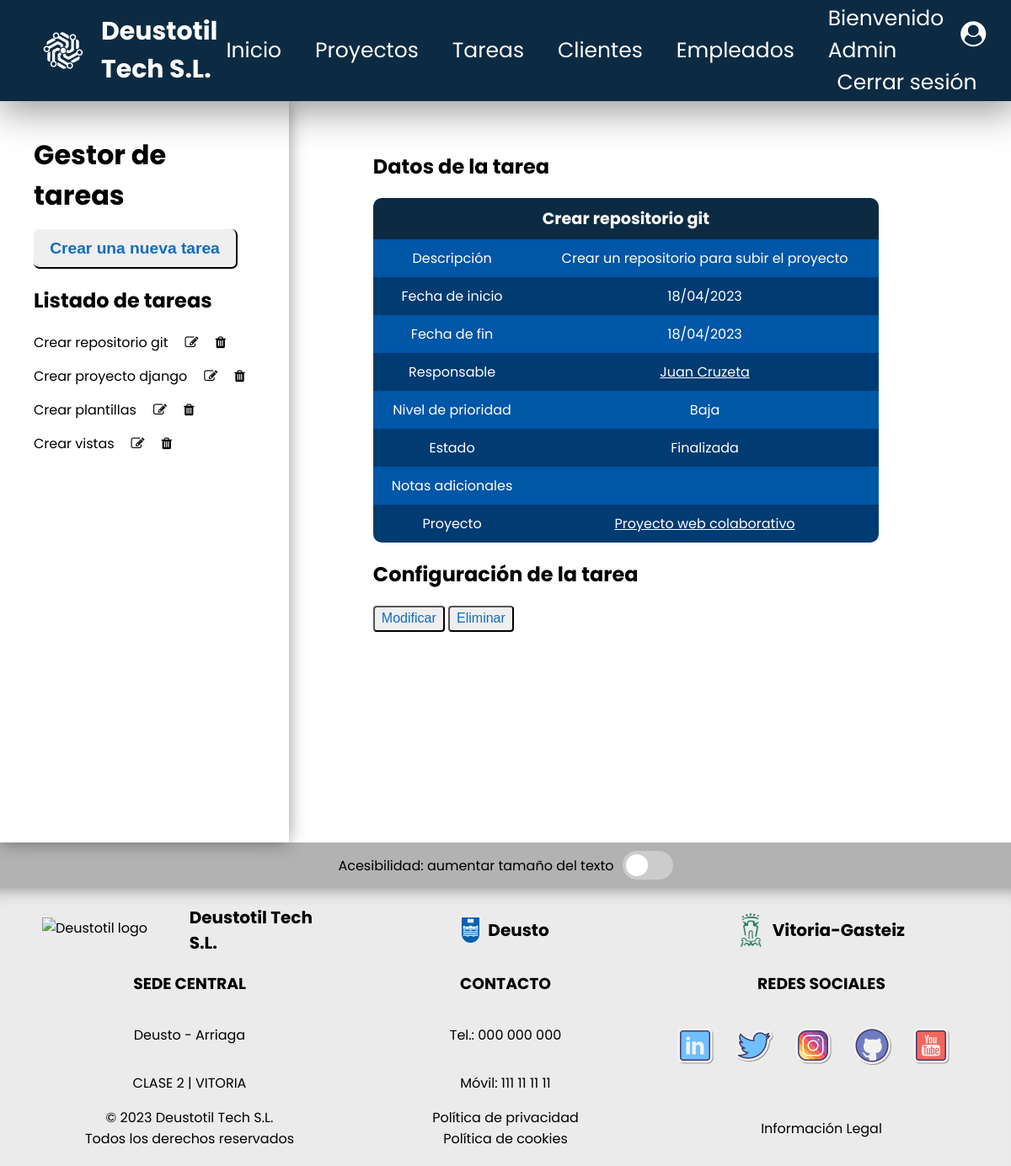
Page /appProyectos/tareas/1 (signed in) on the committed database.
### appProyectos/models.py (models this page shows, shortened)
class Tarea(models.Model):
    nombre = models.CharField(max_length=155)
    descripcion = models.CharField(max_length=255)
    fecha_inicio = models.DateField()
    fecha_fin = models.DateField()
    responsable = models.ForeignKey(Empleado, on_delete=models.CASCADE)
    prioridad = models.ForeignKey(Prioridad, on_delete=models.CASCADE)
    estado = models.ForeignKey(Estado, on_delete=models.CASCADE)
    notas = models.CharField(blank=True, max_length=255)
    proyecto = models.ForeignKey(Proyecto, on_delete=models.CASCADE)

class Empleado(models.Model):
    dni = models.CharField(max_length=9)
    nombre = models.CharField(max_length=155)
    apellido = models.CharField(max_length=155)
    email = models.EmailField(max_length=155)
    telefono = models.IntegerField()
    def __str__(self):
        return f"{self.nombre} {self.apellido}"

class Prioridad(models.Model):
    nombre = models.CharField(max_length=155)
    def __str__(self):
        return self.nombre

class Estado(models.Model):
    nombre = models.CharField(max_length=155)
    def __str__(self):
        return self.nombre

class Proyecto(models.Model):
    nombre = models.CharField(max_length=155)
    descripcion = models.CharField(max_length=255)
    fecha_inicio = models.DateField()
    fecha_fin = models.DateField()
    presupuesto = models.FloatField()
    cliente = models.ForeignKey(Cliente, on_delete=models.CASCADE)
    responsable = models.ForeignKey(Empleado, on_delete=models.CASCADE)
    def __str__(self):
        return self.nombre

### appProyectos/views.py (the view)
# urls.py: path('tareas/<int:pk>', views.TareaDetailView.as_view(), name='tarea'),
class TareaDetailView(LoginRequiredMixin, DetailView):
    model = Tarea
    def get_context_data(self, **kwargs):
        context = super().get_context_data(**kwargs)
        context['tarea_list'] = Tarea.objects.order_by('id')
        return context

### appProyectos/templates/appProyectos/tarea_detail.html (shortened to what this page needs)
{% extends "appProyectos/tarea_list.html" %}
{% block vista %}
    <h2>Datos de la tarea</h2>
    {% if tarea %}
        <table>
            <thead>
                <tr>
                    <th colspan="2">{{ tarea.nombre }}</th>
                </tr>
            </thead>
            <tbody>
                <tr>
                    <td>Descripción</td>
                    <td>{{ tarea.descripcion }}</td>
                </tr>
                <tr>
                    <td>Fecha de inicio</td>
                    <td>{{ tarea.fecha_inicio|date:"d/m/Y" }}</td>
                </tr>
                <tr>
                    <td>
                        Fecha de fin
                        <br>
                    </td>
                    <td>{{ tarea.fecha_fin|date:"d/m/Y" }}</td>
                </tr>
                <tr>
                    <td>Responsable</td>
                    <td>
                        <a href="{% url 'empleado' tarea.responsable.id %}">{{ tarea.responsable }}</a>
                    </td>
                </tr>
                <tr>
                    <td>Nivel de prioridad</td>
                    <td>{{ tarea.prioridad }}</td>
                </tr>
                <tr>
                    <td>Estado</td>
                    <td>{{ tarea.estado }}</td>
                </tr>
                <tr>
                    <td>Notas adicionales</td>
                    <td>{{ tarea.notas }}</td>
                </tr>
                <tr>
                    <td>Proyecto</td>
                    <td>
                        <a href="{% url 'proyecto' tarea.proyecto.id %}">{{ tarea.proyecto }}</a>
                    </td>
                </tr>
            </tbody>
        </table>
        <h2>Configuración de la tarea</h2>
        <a href="{% url 'modificar tarea' tarea.id %}" class="button">
            <input class="button-small" type="button" value="Modificar">
        </a>
        <a href="{% url 'borrar tarea' tarea.id %}" class="button">
            <input class="button-small" type="button" value="Eliminar">
        </a>
    {% else %}
        <p>No existe esta tarea.</p>
    {% endif %}
{% endblock vista %}

### appProyectos/templates/appProyectos/tarea_list.html (shortened to what this page needs)
{% extends "base.html" %}
{% block contenido %}
<div id="container-main">
    <aside>
        <div>
            <h1>Gestor de tareas</h1>
        </div>
        <div>
            <a href="{% url 'registrar tarea' %}" class="button">
                <input class="button-big" type="button" value="Crear una nueva tarea">
            </a>
        </div>
        <div>
            <h2>Listado de tareas</h2>
            <nav>
            {% if tarea_list %}
            {% for t in tarea_list %}
            <div>
                <a href="{% url 'tarea' t.id %}">{{ t.nombre }}</a>
                <a href="{% url 'modificar tarea' t.id %}">
                    <i class="fa fa-pencil-square-o" aria-hidden="true"></i>
                </a>
                <a href="{% url 'borrar tarea' t.id %}">
                    <i class="fa fa-trash" aria-hidden="true"></i>
                </a>
            </div>
            {% endfor %}
            {% else %}
            <p>No hay tareas creadas.</p>
            {% endif %}
            </nav>
        </div>
    </aside>
    <section>
        {% block vista %}{% endblock vista %}
    </section>
</div>
{% endblock contenido %}

### appProyectos/templates/base.html (shortened to what this page needs)
{% load static %}
<!DOCTYPE html>
<html lang="es">
<head>
    <link rel="stylesheet" href="{% static 'css/styles.css' %}?v=3.1">
    <link rel="stylesheet" href="https://cdnjs.cloudflare.com/ajax/libs/font-awesome/4.7.0/css/font-awesome.min.css">
</head>
<body>
    <header id="header-principal">
        <div>
            <a href="{% url 'index' 0 %}">
                <img src="{% static 'images/logo-white.png' %}" alt="Deustotil logo blue" />
                <span>Deustotil Tech S.L.</span>
            </a>
        </div>
        <nav>
            <ul>
                {% if request.user.is_authenticated %}
                <li>
                    <a href="{% url 'index' 0 %}">Inicio</a>
                </li>
                <li>
                    <a href="{% url 'index proyectos' %}">Proyectos</a>
                </li>
                <li>
                    <a href="{% url 'index tareas' %}">Tareas</a>
                </li>
                <li>
                    <a href="{% url 'index clientes' %}">Clientes</a>
                </li>
                <li>
                    <a href="{% url 'index empleados' %}">Empleados</a>
                </li>
                <div id="header-cuenta">
                <li>
                    <a href="{% url 'user' %}">Bienvenido {{ request.user | title }} <span><i class="fa fa-user-circle" aria-hidden="true"></i></span></a>
                </li>
                <li>
                    <a href="{% url 'logout' %}" class="btn btn-outline">Cerrar sesión</a>
                </li>
                </div>
	            {% endif %}
            </ul>
        </nav>
    </header>
    <main>
        {% block contenido %}
        {% endblock contenido %}
        <div id="accessibility-panel">
            <label for="switch-accessibility">Acesibilidad: aumentar tamaño del texto</label>
            <label class="switch">
                <span class="slider"></span>
            </label>
        </div>
    </main>
    <footer id="footer-principal">
        <div class="container-footer">
            <div class="item1-footer">
                <img src="{% static 'images/logo.png' %}" alt="Deustotil logo white">
                <span>Deustotil Tech S.L.</span>
            </div>
            <div class="item1-footer">
                <img src="{% static 'images/deusto-logo.png' %}" alt="Deusto logo">
                <span>Deusto</span>
            </div>
            <div class="item1-footer">
                <img id="logo-img-footer" src="{% static 'images/vitoria-logo.png' %}" alt="Vitoria-Gasteiz">
                <span >Vitoria-Gasteiz</span>
            </div>
        </div>
        <div class="container-footer">
            <div class="item2-footer">
                <h3>SEDE CENTRAL</h3>
                <p>Deusto - Arriaga</p>
                <p>CLASE 2 | VITORIA</p>
            </div>
            <div class="item2-footer">
                <h3>CONTACTO</h3>
                <a class="link-block" href="tel:000 000 000">
                    <p>Tel.: 000 000 000</p>
                </a>
                <a class="link-block" href="tel:111 111 111">
                    <p>Móvil: 111 11 11 11</p>
                </a>
            </div>
            <div class="item2-footer">
                <h3>REDES SOCIALES</h3>
                <div>
                    <ul>
                        <li>
                            <a href="">
                                <img src="{% static 'images/linkedin-logo.png' %}" alt="logo linkedin">
                            </a>
                        </li>
                        <li>
                            <a href="">
                                <img src="{% static 'images/twitter-logo.png' %}" alt="logo twitter">
                            </a>
                        </li>
                        <li>
                            <a href="">
                                <img src="{% static 'images/instagram-logo.png' %}" alt="logo instagram">
                            </a>
                        </li>
                        <li>
                            <a href="https://github.com/MauricioTS15/proyectoColaborativo">
                                <img src="{% static 'images/github-logo.png' %}" alt="logo github">
                            </a>
                        </li>
                        <li>
                            <a href="">
                                <img src="{% static 'images/youtube-logo.png' %}" alt="logo youtube">
                            </a>
                        </li>
                    </ul>
                </div>
            </div>
        </div>
        <div class="container-footer">
            <div class="item3-footer">
                <span>© 2023 Deustotil Tech S.L.</span>
                <span>Todos los derechos reservados</span>
            </div>
            <div class="item3-footer">
                <a class="link-block" href="">
                    <span>Política de privacidad</span>
                </a>
                <a class="link-block" href="">
                    <span>Política de cookies</span>
                </a>
            </div>
            <div class="item3-footer">
                <a class="link-block" href="">
                    <span>Información Legal</span>
                </a>
            </div>
        </div>
    </footer>
</body>
</html>

### appProyectos/static/css/styles.css (style rules this page uses)
#header-principal { position: fixed; background-color: #0C2B43; display: flex; width: 100%; justify-content: space-between; height: 120px; align-items: center; box-shadow: 4px 7px 45px 5px rgba(0, 0, 0, 0.4); }
#header-principal div { display: flex; align-items: center; }
#header-principal div a { display: flex; align-items: center; text-decoration: none; }
#header-principal div a img { display: flex; align-items: center; margin-left: 50px; height: 50px; }
#header-principal div a span { font-size: 30px; color: white; font-weight: bold; margin-left: 20px; }
#header-principal nav { font-size: 25px; cursor: pointer; margin-right: 50px; }
#header-principal nav ul { display: flex; list-style: none; align-items: center; }
#header-principal nav ul li { margin: 0 20px; }
#header-principal nav ul li a { color: white; text-decoration: none; }
#header-cuenta { display: flex; flex-direction: column; }
#footer-principal { background-color: rgb(235, 235, 235); margin: 0; width: 100%; box-shadow: 0 20px 20px -20px rgba(0, 0, 0, 0.45) inset; padding-top: 20px; padding-bottom: 20px; }
.container-footer { display: flex; justify-content: space-between; margin-left: 50px; margin-right: 50px; }
.item1-footer { display: flex; align-items: center; justify-content: center; width: 350px; }
.item1-footer img { height: 30px; }
.item1-footer span { font-size: 20px; font-weight: bold; margin-left: 10px; }
#logo-img-footer { height: 60px; }
.item2-footer { display: flex; flex-direction: column; align-items: center; width: 350px; }
.item2-footer ul { display: flex; padding-left: 0; }
.item2-footer ul li { display: flex; margin-right: 20px; }
.item2-footer ul li img { width: 50px; transition: transform .1s; }
.item3-footer { display: flex; width: 350px; flex-direction: column; justify-content: center; align-items: center; }
.link-block { text-decoration: none; color: black; }
body { font-family: 'Poppins', sans-serif; margin: 0 auto; }
main { padding-top: 120px; }
img { max-width: 100%; }
h1 { margin: 0 auto; }
.button { text-decoration: none; }
.button-big { border-radius: 7px; border-top: none; border-left: none; padding: 0.6em 1em; font-size: larger; font-weight: bold; color: rgb(17, 108, 194); transition: transform .1s; }
.button-small { border-radius: 4px; padding: 0.3em 0.5em; font-size: medium; color: rgb(17, 108, 194); transition: transform .1s; }
#container-main { display: flex; }
#container-main aside { padding: 40px; width: 28%; height: 100vh; box-shadow: 0px 0px 20px -1px rgba(0, 0, 0, 0.45); }
#container-main aside h1 { font-size: 2em; margin-bottom: 0.5em; }
#container-main aside nav div { display: flex; flex-direction: row; }
#container-main aside nav div a { display: flex; text-decoration: none; color: black; margin-bottom: 15px; margin-right: 10px; }
#container-main aside nav div i { display: flex; align-items: center; margin-left: 10px; background-color: white; }
#container-main section { padding: 40px 100px; width: 70%; }
#accessibility-panel { background-color: rgb(178 178 178); padding: 10px; display: flex; justify-content: center; align-items: center; gap: 10px; }
.switch { position: relative; display: inline-block; width: 60px; height: 34px; }
.slider { position: absolute; cursor: pointer; top: 0; left: 0; right: 0; bottom: 0; background-color: #ccc; -webkit-transition: .4s; transition: .4s; border-radius: 34px; }
.slider:before { position: absolute; content: ""; height: 26px; width: 26px; left: 4px; bottom: 4px; background-color: white; -webkit-transition: .4s; transition: .4s; border-radius: 50%; }
table { color: white; text-align: center; border-collapse: collapse; border-radius: 10px; overflow: hidden; margin-bottom: 10px; width: 50vw; }
table a { color: white; }
table td, th { padding: 10px; }
table thead { background-color: rgb(12, 43, 67); font-size: larger; }
table tbody tr:nth-child(odd) { background-color: rgb(0, 86, 167); }
table tbody tr:nth-child(even) { background-color: rgb(0, 59, 114); }

### rows in the picture
Tarea: nombre "Crear repositorio git", descripcion "Crear un repositorio para subir el proyecto", fecha_inicio "18/04/2023", fecha_fin "18/04/2023", responsable "Juan Cruzeta", prioridad "Baja", estado "Finalizada", proyecto "Proyecto web colaborativo"
Tarea: nombre "Crear proyecto django"
Tarea: nombre "Crear plantillas"
Tarea: nombre "Crear vistas"

### other values in the picture
{{ request.user | title }} "Admin"
